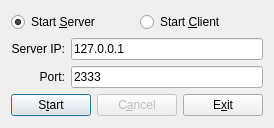
<?xml version="1.0" encoding="UTF-8"?>
<ui version="4.0">
 <class>frmStart</class>
 <widget class="QDialog" name="frmStart">
  <property name="geometry">
   <rect>
    <x>0</x>
    <y>0</y>
    <width>268</width>
    <height>128</height>
   </rect>
  </property>
  <property name="font">
   <font>
    <family>Segoe UI</family>
   </font>
  </property>
  <property name="windowTitle">
   <string>Start Network Connection</string>
  </property>
  <property name="locale">
   <locale language="English" country="UnitedStates"/>
  </property>
  <layout class="QGridLayout" name="gridLayout_3">
   <item row="0" column="0">
    <layout class="QGridLayout" name="gridLayout_2">
     <item row="0" column="0">
      <layout class="QHBoxLayout" name="horizontalLayout">
       <item>
        <widget class="QRadioButton" name="optServer">
         <property name="text">
          <string>Start &amp;Server</string>
         </property>
         <property name="checked">
          <bool>true</bool>
         </property>
        </widget>
       </item>
       <item>
        <widget class="QRadioButton" name="optClient">
         <property name="text">
          <string>Start &amp;Client</string>
         </property>
        </widget>
       </item>
      </layout>
     </item>
     <item row="1" column="0">
      <layout class="QGridLayout" name="gridLayout">
       <item row="1" column="1">
        <widget class="QLineEdit" name="txtPort">
         <property name="text">
          <string>2333</string>
         </property>
         <property name="placeholderText">
          <string/>
         </property>
        </widget>
       </item>
       <item row="0" column="1">
        <widget class="QLineEdit" name="txtServerIp">
         <property name="text">
          <string>127.0.0.1</string>
         </property>
         <property name="placeholderText">
          <string/>
         </property>
        </widget>
       </item>
       <item row="1" column="0">
        <widget class="QLabel" name="lblPort">
         <property name="text">
          <string>Port:</string>
         </property>
         <property name="alignment">
          <set>Qt::AlignRight|Qt::AlignTrailing|Qt::AlignVCenter</set>
         </property>
        </widget>
       </item>
       <item row="0" column="0">
        <widget class="QLabel" name="lblServerIp">
         <property name="text">
          <string>Server IP:</string>
         </property>
         <property name="alignment">
          <set>Qt::AlignRight|Qt::AlignTrailing|Qt::AlignVCenter</set>
         </property>
        </widget>
       </item>
      </layout>
     </item>
     <item row="2" column="0">
      <layout class="QHBoxLayout" name="horizontalLayout_2">
       <item>
        <widget class="QPushButton" name="btnStart">
         <property name="enabled">
          <bool>true</bool>
         </property>
         <property name="text">
          <string>S&amp;tart</string>
         </property>
         <property name="default">
          <bool>true</bool>
         </property>
        </widget>
       </item>
       <item>
        <widget class="QPushButton" name="btnCancel">
         <property name="enabled">
          <bool>false</bool>
         </property>
         <property name="text">
          <string>C&amp;ancel</string>
         </property>
        </widget>
       </item>
       <item>
        <widget class="QPushButton" name="btnExit">
         <property name="text">
          <string>E&amp;xit</string>
         </property>
        </widget>
       </item>
      </layout>
     </item>
    </layout>
   </item>
  </layout>
 </widget>
 <tabstops>
  <tabstop>optServer</tabstop>
  <tabstop>optClient</tabstop>
  <tabstop>txtServerIp</tabstop>
  <tabstop>txtPort</tabstop>
  <tabstop>btnStart</tabstop>
  <tabstop>btnCancel</tabstop>
  <tabstop>btnExit</tabstop>
 </tabstops>
 <resources/>
 <connections>
  <connection>
   <sender>btnExit</sender>
   <signal>clicked()</signal>
   <receiver>frmStart</receiver>
   <slot>close()</slot>
   <hints>
    <hint type="sourcelabel">
     <x>261</x>
     <y>165</y>
    </hint>
    <hint type="destinationlabel">
     <x>276</x>
     <y>176</y>
    </hint>
   </hints>
  </connection>
 </connections>
</ui>
